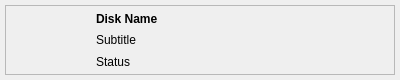
<?xml version="1.0" encoding="UTF-8"?>
<ui version="4.0">
 <class>diskrowwidget</class>
 <widget class="QWidget" name="diskrowwidget">
  <property name="geometry">
   <rect>
    <x>0</x>
    <y>0</y>
    <width>400</width>
    <height>80</height>
   </rect>
  </property>
  <layout class="QVBoxLayout" name="verticalLayout">
   <property name="spacing">
    <number>2</number>
   </property>
   <property name="leftMargin">
    <number>5</number>
   </property>
   <property name="topMargin">
    <number>5</number>
   </property>
   <property name="rightMargin">
    <number>5</number>
   </property>
   <property name="bottomMargin">
    <number>5</number>
   </property>
   <item>
    <widget class="QFrame" name="frame">
     <property name="frameShape">
      <enum>QFrame::StyledPanel</enum>
     </property>
     <property name="frameShadow">
      <enum>QFrame::Raised</enum>
     </property>
     <layout class="QHBoxLayout" name="horizontalLayout">
      <property name="spacing">
       <number>6</number>
      </property>
      <property name="leftMargin">
       <number>10</number>
      </property>
      <property name="topMargin">
       <number>5</number>
      </property>
      <property name="rightMargin">
       <number>10</number>
      </property>
      <property name="bottomMargin">
       <number>5</number>
      </property>
      <item>
       <widget class="QLabel" name="labelHierarchyIcon">
        <property name="minimumSize">
         <size>
          <width>20</width>
          <height>20</height>
         </size>
        </property>
        <property name="maximumSize">
         <size>
          <width>20</width>
          <height>20</height>
         </size>
        </property>
        <property name="text">
         <string/>
        </property>
        <property name="visible">
         <bool>false</bool>
        </property>
       </widget>
      </item>
      <item>
       <widget class="QLabel" name="labelIcona">
        <property name="minimumSize">
         <size>
          <width>48</width>
          <height>48</height>
         </size>
        </property>
        <property name="maximumSize">
         <size>
          <width>48</width>
          <height>48</height>
         </size>
        </property>
        <property name="text">
         <string/>
        </property>
       </widget>
      </item>
      <item>
       <layout class="QVBoxLayout" name="verticalLayout_2">
        <item>
         <widget class="QLabel" name="labelTitolto">
          <property name="font">
           <font>
            <weight>75</weight>
            <bold>true</bold>
           </font>
          </property>
          <property name="text">
           <string>Disk Name</string>
          </property>
         </widget>
        </item>
        <item>
         <widget class="QLabel" name="labelSottotitolo">
          <property name="font">
           <font>
            <pointsize>9</pointsize>
           </font>
          </property>
          <property name="text">
           <string>Subtitle</string>
          </property>
         </widget>
        </item>
        <item>
         <widget class="QLabel" name="labelStatus">
          <property name="font">
           <font>
            <pointsize>9</pointsize>
           </font>
          </property>
          <property name="text">
           <string>Status</string>
          </property>
         </widget>
        </item>
       </layout>
      </item>
      <item>
       <spacer name="horizontalSpacer">
        <property name="orientation">
         <enum>Qt::Horizontal</enum>
        </property>
        <property name="sizeHint" stdset="0">
         <size>
          <width>40</width>
          <height>20</height>
         </size>
        </property>
       </spacer>
      </item>
     </layout>
    </widget>
   </item>
  </layout>
 </widget>
 <resources/>
 <connections/>
</ui>
